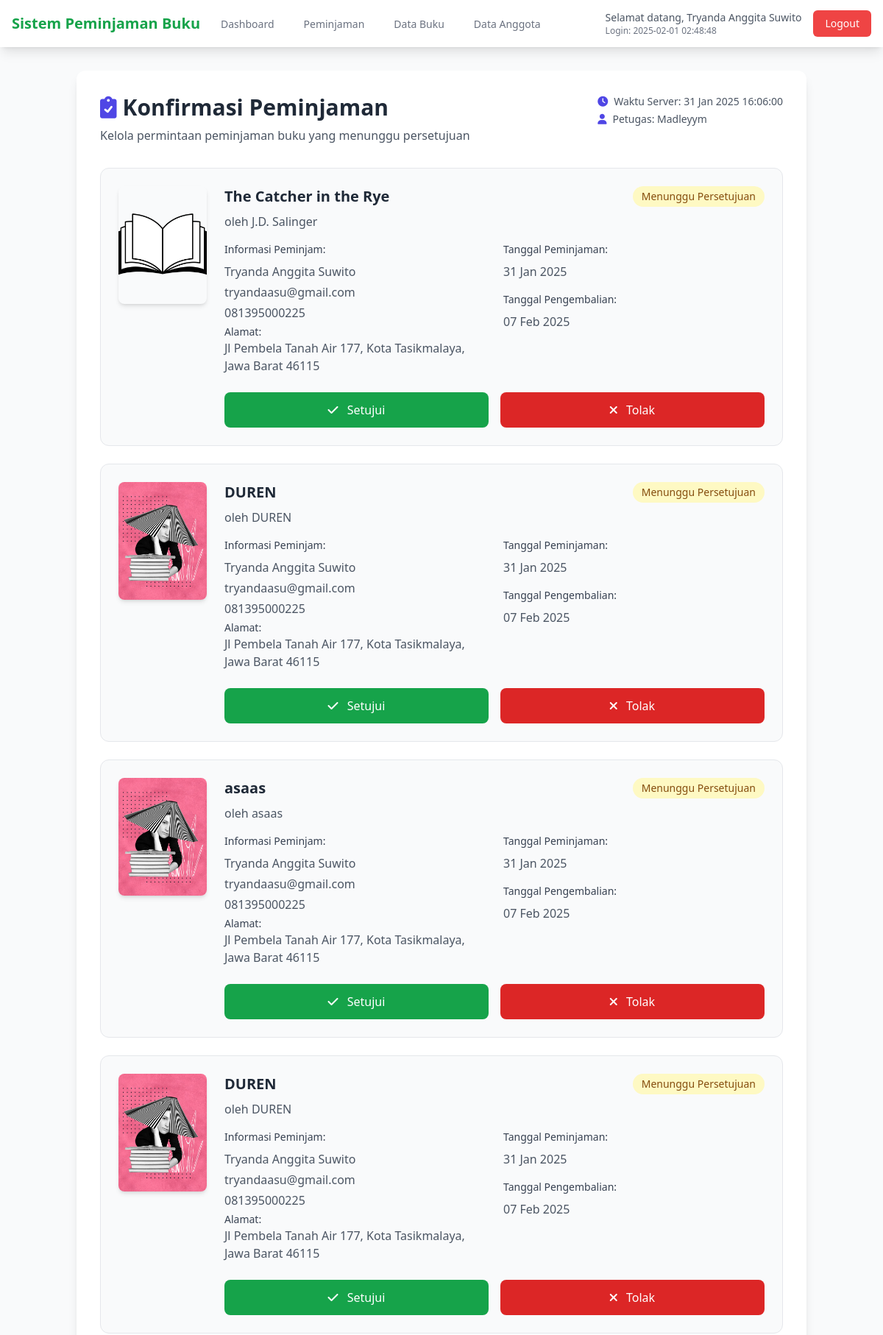
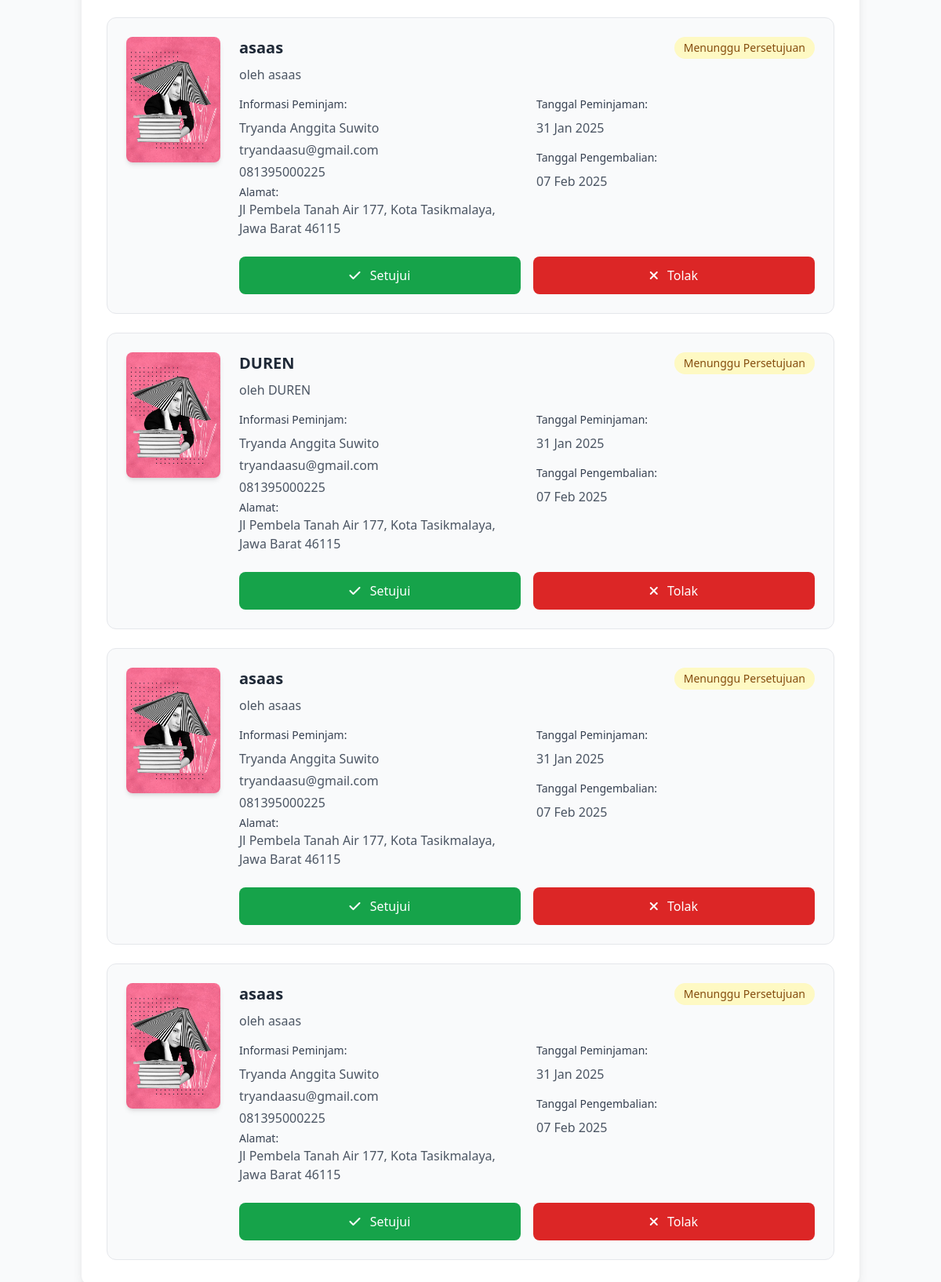
The app's page /petugas/peminjaman-buku/konfirmasi.php (signed in) with its own data (2 pictures, top to bottom).
### tables this page shows
CREATE TABLE `borrowings` (
  `id` int(11) NOT NULL,
  `user_id` int(11) NOT NULL,
  `book_id` int(11) NOT NULL,
  `borrow_date` datetime NOT NULL,
  `due_date` datetime NOT NULL,
  `return_date` datetime DEFAULT NULL,
  `status` enum('pending','approved','rejected','borrowed','returned','overdue') NOT NULL,
  `notes` text DEFAULT NULL,
  `created_at` datetime NOT NULL,
  `updated_at` datetime NOT NULL
);

CREATE TABLE `books` (
  `id` int(11) NOT NULL,
  `title` varchar(255) NOT NULL,
  `author` varchar(255) NOT NULL,
  `publisher` varchar(255) DEFAULT NULL,
  `year_published` year(4) DEFAULT NULL,
  `isbn` varchar(20) DEFAULT NULL,
  `category` varchar(255) DEFAULT NULL,
  `total_quantity` int(11) NOT NULL DEFAULT 0,
  `available_quantity` int(11) NOT NULL DEFAULT 0,
  `cover_image` varchar(255) DEFAULT 'default_book.jpg',
  `description` text DEFAULT NULL,
  `created_at` timestamp NOT NULL DEFAULT current_timestamp(),
  `shelf_location` varchar(255) NOT NULL,
  `updated_at` timestamp NOT NULL DEFAULT current_timestamp() ON UPDATE current_timestamp()
);

CREATE TABLE `users` (
  `id` int(11) NOT NULL,
  `name` varchar(100) NOT NULL,
  `email` varchar(100) NOT NULL,
  `password` varchar(255) NOT NULL,
  `phone_number` varchar(15) DEFAULT NULL,
  `address` text DEFAULT NULL,
  `profile_image` varchar(255) DEFAULT 'default_profile.png',
  `status` enum('active','suspended') DEFAULT 'active',
  `created_at` timestamp NOT NULL DEFAULT current_timestamp(),
  `updated_at` timestamp NOT NULL DEFAULT current_timestamp() ON UPDATE current_timestamp(),
  `role` enum('admin','staff','users') NOT NULL DEFAULT 'users'
);

### petugas/peminjaman-buku/konfirmasi.php (the view, shortened to what this page needs)
<?php
try {
    $database = new Database();
    $conn = $database->getConnection();
    $query = "SELECT
        b.id as borrow_id,
        b.user_id,
        b.book_id,
        b.borrow_date,
        b.due_date,
        b.status,
        b.notes,
        bk.title,
        bk.cover_image,
        bk.author,
        bk.publisher,
        bk.isbn,
        bk.category,
        u.name as user_name,
        u.email,
        u.phone_number,
        u.address
    FROM borrowings b
    JOIN books bk ON b.book_id = bk.id
    JOIN users u ON b.user_id = u.id
    WHERE LOWER(b.status) = LOWER('pending')
    ORDER BY b.borrow_date ASC";
    $stmt = $conn->query($query);
    $pending_requests = $stmt->fetchAll(PDO::FETCH_ASSOC);
} catch (PDOException $e) {
    error_log($e->getMessage());
    $_SESSION['error'] = "Terjadi kesalahan saat mengambil data: " . $e->getMessage();
}
?>
<!DOCTYPE html>
<html lang="id">
<head>
    <script src="https://cdn.tailwindcss.com"></script>
    <link href="https://cdnjs.cloudflare.com/ajax/libs/font-awesome/6.0.0-beta3/css/all.min.css" rel="stylesheet">
</head>
<body class="bg-gray-50 min-h-screen flex flex-col">
    <?php include __DIR__ . '/../../petugas/includes/navigation.php'; ?>
    <main class="flex-grow container mx-auto px-4 py-8">
        <div class="bg-white rounded-xl p-8 shadow-lg">
            <div class="flex justify-between items-start mb-8">
                <div>
                    <h1 class="text-3xl font-bold text-gray-800 flex items-center">
                        <i class="fas fa-clipboard-check text-indigo-600 mr-2"></i>
                        Konfirmasi Peminjaman
                    </h1>
                    <p class="text-gray-600 mt-2">Kelola permintaan peminjaman buku yang menunggu persetujuan</p>
                </div>
                <div class="text-sm text-gray-600">
                    <p class="flex items-center">
                        <i class="fas fa-clock text-indigo-600 mr-2"></i>
                        Waktu Server: <?= date('d M Y H:i:s', strtotime('2025-01-31 16:06:00')) ?>
                    </p>
                    <p class="flex items-center mt-1">
                        <i class="fas fa-user text-indigo-600 mr-2"></i>
                        Petugas: <?= htmlspecialchars('Madleyym') ?>
                    </p>
                </div>
            </div>
            <?php if (empty($pending_requests)): ?>
                <div class="text-center py-12">
                    <div class="inline-flex items-center justify-center w-16 h-16 rounded-full bg-indigo-100 mb-4">
                        <i class="fas fa-check text-2xl text-indigo-600"></i>
                    </div>
                    <h3 class="text-xl font-semibold text-gray-800 mb-2">Tidak Ada Permintaan Pending</h3>
                    <p class="text-gray-600">Semua permintaan peminjaman telah diproses.</p>
                </div>
            <?php else: ?>
                <div class="space-y-6">
                    <?php foreach ($pending_requests as $request): ?>
                        <div class="bg-gray-50 rounded-xl p-6 border border-gray-200">
                            <div class="flex items-start gap-6">
                                <div class="w-[120px] h-[160px] flex-shrink-0">
                                    <img
                                        src="<?= !empty($request['cover_image'])
                                                    ? '/sistem/uploads/book_covers/' . htmlspecialchars($request['cover_image'])
                                                    : '/sistem/uploads/books/book-default.png' ?>"
                                        alt="<?= htmlspecialchars($request['title']) ?>"
                                        class="w-full h-full object-cover rounded-lg shadow-md"
                                        onerror="this.src='/sistem/uploads/books/book-default.png'">
                                </div>
                                <div class="flex-1">
                                    <div class="flex justify-between items-start">
                                        <div>
                                            <h3 class="text-xl font-semibold text-gray-800 mb-2">
                                                <?= htmlspecialchars($request['title']) ?>
                                            </h3>
                                            <p class="text-gray-600">oleh <?= htmlspecialchars($request['author']) ?></p>
                                        </div>
                                        <span class="px-3 py-1 text-sm font-medium bg-yellow-100 text-yellow-800 rounded-full">
                                            Menunggu Persetujuan
                                        </span>
                                    </div>
                                    <div class="mt-4 grid grid-cols-2 gap-6">
                                        <div>
                                            <h4 class="text-sm font-medium text-gray-700 mb-2">Informasi Peminjam:</h4>
                                            <div class="space-y-1">
                                                <p class="text-gray-600"><?= htmlspecialchars($request['user_name']) ?></p>
                                                <p class="text-gray-600"><?= htmlspecialchars($request['email']) ?></p>
                                                <p class="text-gray-600"><?= htmlspecialchars($request['phone_number']) ?></p>
                                                <div class="mt-2">
                                                    <p class="text-sm font-medium text-gray-700">Alamat:</p>
                                                    <p class="text-gray-600"><?= nl2br(htmlspecialchars($request['address'])) ?></p>
                                                </div>
                                            </div>
                                        </div>
                                        <div>
                                            <h4 class="text-sm font-medium text-gray-700 mb-2">Tanggal Peminjaman:</h4>
                                            <p class="text-gray-600"><?= date('d M Y', strtotime($request['borrow_date'])) ?></p>
                                            <h4 class="text-sm font-medium text-gray-700 mt-4 mb-2">Tanggal Pengembalian:</h4>
                                            <p class="text-gray-600"><?= date('d M Y', strtotime($request['due_date'])) ?></p>
                                        </div>
                                    </div>
                                    <div class="mt-6 flex gap-4">
                                        <button
                                            onclick="handleRequest(<?= $request['borrow_id'] ?>, 'approve')"
                                            class="flex-1 px-4 py-3 bg-green-600 text-white rounded-lg hover:bg-green-700 transition-all duration-300 transform hover:-translate-y-1">
                                            <i class="fas fa-check mr-2"></i>
                                            Setujui
                                        </button>
                                        <button
                                            onclick="handleRequest(<?= $request['borrow_id'] ?>, 'reject')"
                                            class="flex-1 px-4 py-3 bg-red-600 text-white rounded-lg hover:bg-red-700 transition-all duration-300 transform hover:-translate-y-1">
                                            <i class="fas fa-times mr-2"></i>
                                            Tolak
                                        </button>
                                    </div>
                                </div>
                            </div>
                        </div>
                    <?php endforeach; ?>
                </div>
            <?php endif; ?>
        </div>
    </main>
</body>
</html>

### records on screen
borrowings: shows a picture, book.title "The Catcher in the Rye", book.author "J.D. Salinger", user.name "Tryanda Anggita Suwito", user.email "tryandaasu@gmail.com", user.phone_number "081395000225", user.address "Jl Pembela Tanah Air 177, Kota Tasikmalaya, Jawa Barat 46115", borrow_date "31 Jan 2025", due_date "07 Feb 2025"
borrowings: book.cover_image (picture), book.title "DUREN", book.author "DUREN", user.name "Tryanda Anggita Suwito", user.email "tryandaasu@gmail.com", user.phone_number "081395000225", user.address "Jl Pembela Tanah Air 177, Kota Tasikmalaya, Jawa Barat 46115", borrow_date "31 Jan 2025", due_date "07 Feb 2025"
borrowings: book.cover_image (picture), book.title "asaas", book.author "asaas", user.name "Tryanda Anggita Suwito", user.email "tryandaasu@gmail.com", user.phone_number "081395000225", user.address "Jl Pembela Tanah Air 177, Kota Tasikmalaya, Jawa Barat 46115", borrow_date "31 Jan 2025", due_date "07 Feb 2025"
borrowings: book.cover_image (picture), book.title "DUREN", book.author "DUREN", user.name "Tryanda Anggita Suwito", user.email "tryandaasu@gmail.com", user.phone_number "081395000225", user.address "Jl Pembela Tanah Air 177, Kota Tasikmalaya, Jawa Barat 46115", borrow_date "31 Jan 2025", due_date "07 Feb 2025"
borrowings: book.cover_image (picture), book.title "asaas", book.author "asaas", user.name "Tryanda Anggita Suwito", user.email "tryandaasu@gmail.com", user.phone_number "081395000225", user.address "Jl Pembela Tanah Air 177, Kota Tasikmalaya, Jawa Barat 46115", borrow_date "31 Jan 2025", due_date "07 Feb 2025"
borrowings: book.cover_image (picture), book.title "DUREN", book.author "DUREN", user.name "Tryanda Anggita Suwito", user.email "tryandaasu@gmail.com", user.phone_number "081395000225", user.address "Jl Pembela Tanah Air 177, Kota Tasikmalaya, Jawa Barat 46115", borrow_date "31 Jan 2025", due_date "07 Feb 2025"
borrowings: book.cover_image (picture), book.title "asaas", book.author "asaas", user.name "Tryanda Anggita Suwito", user.email "tryandaasu@gmail.com", user.phone_number "081395000225", user.address "Jl Pembela Tanah Air 177, Kota Tasikmalaya, Jawa Barat 46115", borrow_date "31 Jan 2025", due_date "07 Feb 2025"
borrowings: book.cover_image (picture), book.title "asaas", book.author "asaas", user.name "Tryanda Anggita Suwito", user.email "tryandaasu@gmail.com", user.phone_number "081395000225", user.address "Jl Pembela Tanah Air 177, Kota Tasikmalaya, Jawa Barat 46115", borrow_date "31 Jan 2025", due_date "07 Feb 2025"

### other values on screen
SITE_NAME "Sistem Peminjaman Buku"
$_SESSION['user_name'] "Tryanda Anggita Suwito"
$_SESSION['login_time'] "2025-02-01 02:48:48"
